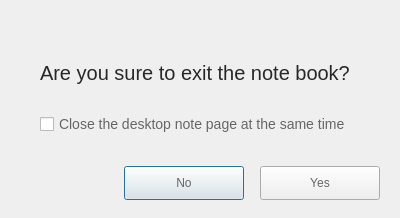
<?xml version="1.0" encoding="UTF-8"?>
<ui version="4.0">
 <class>tanchuang</class>
 <widget class="QDialog" name="tanchuang">
  <property name="geometry">
   <rect>
    <x>0</x>
    <y>0</y>
    <width>400</width>
    <height>218</height>
   </rect>
  </property>
  <property name="windowTitle">
   <string>Dialog</string>
  </property>
  <widget class="QWidget" name="widget" native="true">
   <property name="geometry">
    <rect>
     <x>0</x>
     <y>0</y>
     <width>400</width>
     <height>218</height>
    </rect>
   </property>
   <widget class="QLabel" name="label">
    <property name="geometry">
     <rect>
      <x>40</x>
      <y>62</y>
      <width>321</width>
      <height>22</height>
     </rect>
    </property>
    <property name="styleSheet">
     <string notr="true">font-size:20px;

font-weight:400;
color:rgba(40,40,40,1);
line-height:34px;
opacity:0.97;
</string>
    </property>
    <property name="text">
     <string>Are you sure to exit the note book?</string>
    </property>
   </widget>
   <widget class="QCheckBox" name="checkBox">
    <property name="geometry">
     <rect>
      <x>40</x>
      <y>110</y>
      <width>321</width>
      <height>28</height>
     </rect>
    </property>
    <property name="styleSheet">
     <string notr="true">font-size:14px;
font-weight:400;
color:rgba(102,102,102,1);
line-height:40px;
opacity:0.91;</string>
    </property>
    <property name="text">
     <string>Close the desktop note page at the same time</string>
    </property>
   </widget>
   <widget class="QPushButton" name="pushButton">
    <property name="geometry">
     <rect>
      <x>124</x>
      <y>166</y>
      <width>120</width>
      <height>34</height>
     </rect>
    </property>
    <property name="styleSheet">
     <string notr="true">color:rgba(102,102,102,1);
line-height:24px;</string>
    </property>
    <property name="text">
     <string>No</string>
    </property>
   </widget>
   <widget class="QPushButton" name="pushButton_2">
    <property name="geometry">
     <rect>
      <x>260</x>
      <y>166</y>
      <width>120</width>
      <height>34</height>
     </rect>
    </property>
    <property name="styleSheet">
     <string notr="true">color:rgba(102,102,102,1);
line-height:24px;</string>
    </property>
    <property name="text">
     <string>Yes</string>
    </property>
   </widget>
  </widget>
 </widget>
 <resources/>
 <connections/>
</ui>
